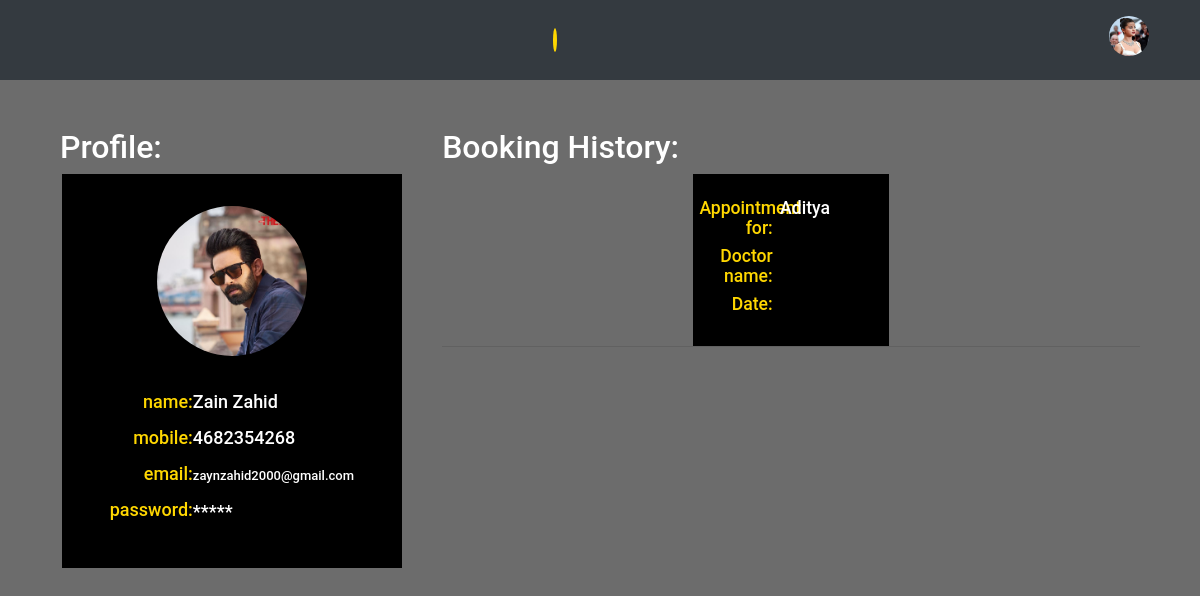
/account (signed in), run on an earlier commit of the app's database.
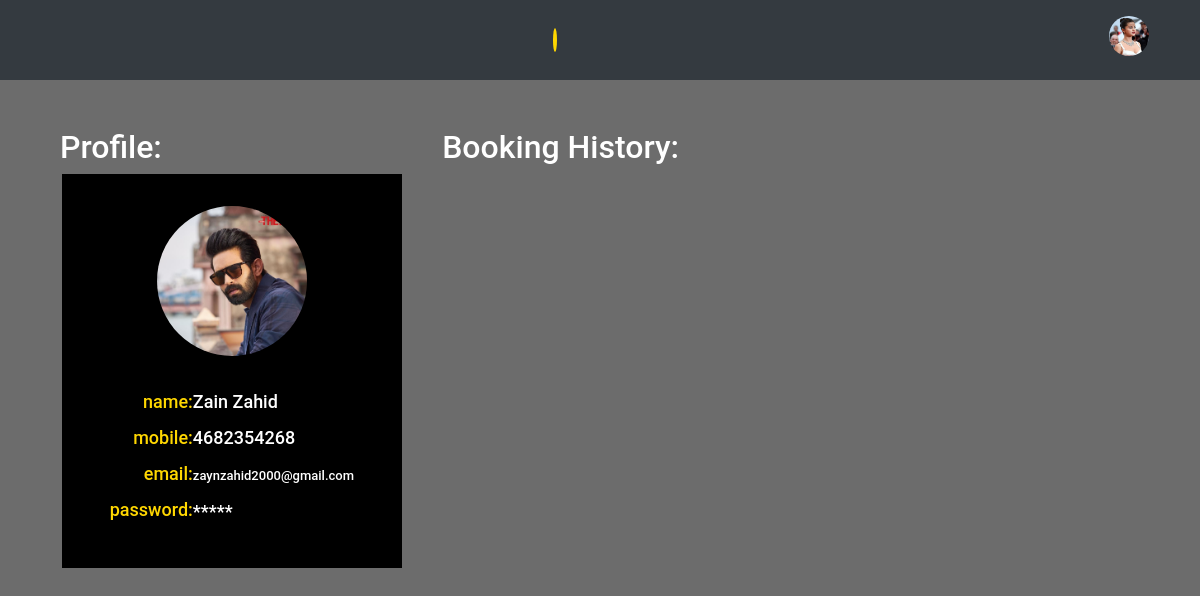
And on a later commit of the database.
### customer/models.py (models this page shows, shortened)
class Appointment(models.Model):
    Customer = models.ForeignKey(User, on_delete=models.CASCADE,verbose_name='customer')
    Service = models.ForeignKey(ServiceDetailsDayTime, on_delete=models.CASCADE, verbose_name='service', blank=True, null=True)
    PatientName  = models.CharField(max_length=200, verbose_name='patient_name')
    Age = models.IntegerField(null=False, blank=False, verbose_name='age')
    Sex = models.CharField(max_length=10, choices=Gender_Choices, verbose_name='gender')
    phone = models.CharField(max_length=10)
    Status = models.CharField(max_length=10, choices=Status_Choices, verbose_name='status', default='P')
    Rank  = models.IntegerField(default=0 , verbose_name='rank')
    day = models.CharField(max_length=50)
    time  = models.CharField(max_length=10, default="Noon")
    class Meta:
        ordering = ['day']

### customer/views.py (the view)
# urls.py: path('account', account, name='account'),
@login_required(login_url='login')
def account(request):
    profile = User.objects.get(id=request.user.id)
    appointments = Appointment.objects.filter(Customer=request.user)
    return render(request, 'customer/account.html', {'profile': profile, 'appointments': appointments})

### templates/customer/account.html (shortened to what this page needs)
{% extends "base.html" %} {% load static %} {% block content %}
<div class="mx-auto flexRow mt-5 middlecontent">
    <div class="flexCol profile-col">
        <div class="profile heading"><h2>Profile: </h2></div>
        <div class="mx-auto profile-content flexCol">
            <div class="mx-auto mt-3 mb-3 profile-image">
                <img class="dp-pic img-fluid" src={{profile.profile_pic.url}} alt="" />
            </div><br>
            <div class="flexRow mx-auto profile-info">
                <div style="color:gold;text-align:right;" class="me-3 mb-3">
                    <p>name: </p>
                    <p>mobile: </p>
                    <p>email: </p>
                    <p>password: </p>
                </div>
                <div style="color: white;">
                    <p>{{request.user.get_full_name}}</p>
                    <p>{{profile.mobile}}</p>
                    <p><span style="font-size: small;">{{profile.email}}</span></p>
                    <p>*****</p>
                </div>
            </div>
        </div>
    </div>
    <div class="flexCol booking-col mb-0">
        <div class="booking heading"><h2>Booking History: </h2></div>
        {% for appointment in appointments %}
            <div class="flexRow mx-auto mb-0 booking-content">
                <div class="flexRow booking-con">
                    <div class="pe-3 py-0 query">
                        <p style="margin-bottom: 0.5rem;">Appointment for:</p>
                        <p style="margin-bottom: 0.5rem;">Doctor name:</p>
                        <p style="margin-bottom: 0.5rem;">Date:</p>
                    </div>
                    <div  class="py-0 mx-auto info">
                        <p style="margin-bottom: 0.5rem;">{{ appointment.PatientName }}</p>
                    </div>
                </div>
                <div class="flexCol shop-image">
                    <div style="width: 50%;height:50%;" class="mx-auto">
                    </div>
                </div>
            </div><hr class="m-0 p-0" >
        {% endfor %}
    </div>
</div>
{% endblock content %}

What changed in the data, as far as the page shows it:
removed Appointment: PatientName "Aditya"
